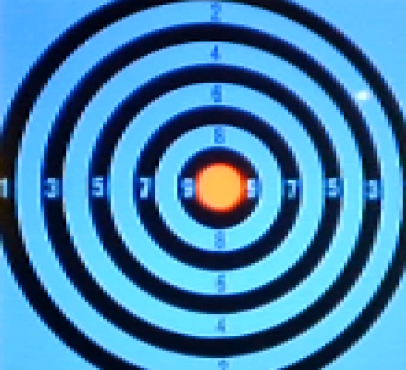
#> input picture images/erika.png, 406 x 370 px
$ python color_separation.py
#> lines starting #> are read from the running program, lines starting #| are printed output that depends on the picture; after the words box and inside, x2 and y2 are one past the last pixel; in counts of white or black regions, pixels touching at a corner belong together
import cv2
import numpy as np

# [7 lines of commented-out code are left out]
img = cv2.imread("../images/erika.png")
#> img is the input picture: shape (370, 406, 3); mean B, G, R 174.3, 131.5, 66.3

# 转到HSV
hsv = cv2.cvtColor(img, cv2.COLOR_BGR2HSV)
#> hsv: shape (370, 406, 3); mean H, S, V 102.9, 180, 176.7
print(hsv)
#> (printed output is left out)

# 设置阈值
l_blue = np.array([[0, 2, 240]])
h_blue = np.array([180, 30, 255])

# 构建掩模
mask = cv2.inRange(hsv, l_blue, h_blue)
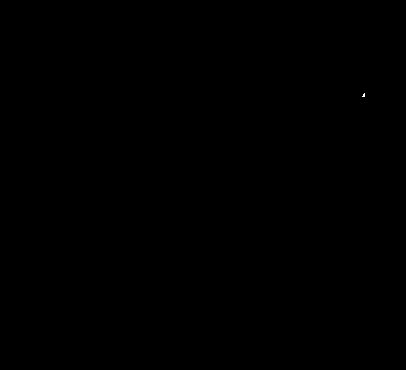
#> mask: shape (370, 406); 0.01% white in thin lines or dots, all inside (x1, y1, x2, y2) = (362, 93, 365, 97)

# 进行位运算
res = cv2.bitwise_and(img, img, mask=mask)

cv2.imshow("img", img)
cv2.imshow("mask", mask)
cv2.imshow("res", res)

cv2.waitKey(0)
cv2.destroyAllWindows()
